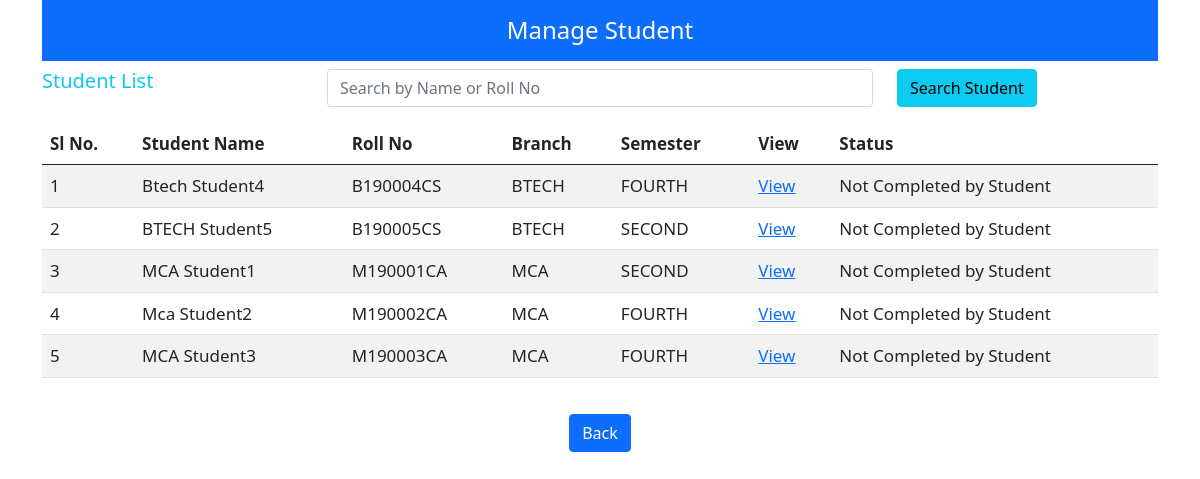
The app's page /stu-manage.php with its own data.
### tables this page shows
CREATE TABLE `sturegister` (
  `name` varchar(255) NOT NULL,
  `mail` varchar(255) NOT NULL,
  `rollno` varchar(255) NOT NULL,
  `branch` varchar(255) NOT NULL,
  `semester` varchar(255) NOT NULL,
  `contact` varchar(255) NOT NULL,
  `password` varchar(255) NOT NULL
);

### stu-manage.php (the view, shortened to what this page needs)
<!DOCTYPE html>
<html>
<head>
	<link href="https://cdn.jsdelivr.net/npm/bootstrap@5.0.0-beta3/dist/css/bootstrap.min.css" rel="stylesheet">
</head>
<body>
	<?php
	include 'dbcon.php';
	?>
<div class="container">
<h4 class="p-3 mb-2 bg-primary text-white" style="text-align: center; padding-top: 10px">Manage Student</h4>
 <form class="row g-4" method="post" action="<?php echo htmlspecialchars($_SERVER["PHP_SELF"]);?>">
  <div class="col-3">
   <h5 class="text-info">Student List</h5>
  </div>
  <div class="col-6">
    <input type="text" class="form-control" name="search-text" placeholder="Search by Name or Roll No">
  </div>
  <div class="col-3">
    <button type="submit" name="search" class="btn btn-info mb-3">Search Student</button>
  </div>
</form>
<table class="table table-striped" style="font-size: 17px;">
	<thead>
	<tr>
		<th scope="col">Sl No.</th>
		<th scope="col">Student Name</th>
		<th scope="col">Roll No</th>
		<th scope="col">Branch</th>
		<th scope="col">Semester</th>
		<th scope="col">View</th>
		<th scope="col">Status</th>
	</tr>
</thead>
	<?php
	$query = "select * from sturegister" ;
	$iquery = mysqli_query($con,$query);
	$i=1;
	while ($row = $iquery->fetch_assoc()){
		$rollno = $row['rollno'];
		$q0 = "SELECT `rollno` FROM `enroll` WHERE `enroll`.`rollno` = '$rollno' ";
		$iq0 = mysqli_query($con, $q0);
		$num0 = mysqli_num_rows($iq0);
		$q1 = "SELECT `rollno` FROM `enroll` WHERE `enroll`.`rollno` = '$rollno' AND `enroll`.`status` = 'Accepted' ";
		$iq1 = mysqli_query($con, $q1);
		$num1 = mysqli_num_rows($iq1);
		$q2 = "SELECT `rollno` FROM `enroll` WHERE `enroll`.`rollno` = '$rollno' AND `enroll`.`status` = 'Rejected' ";
		$iq2 = mysqli_query($con, $q2);
		$num2 = mysqli_num_rows($iq2);
		if($num1 == $num0 && $num0 > 0){
			$value = 'Accepted';
		}
		else if($num2 == $num0 && $num0 > 0){
			$value = 'Rejected';
		}
		else if($num1 < $num0 && $num0 > 0){
			$value = 'Partially Accepted';
		}
		else if($num0 == 0){
			$value = 'Not Completed by Student';
		}else{
			$value = 'Pending';
		}
		echo "<tr>
		<td>".$i."</td>
		<td>".$row['name']."</td>
		<td>".$row['rollno']."</td>
		<td>".$row['branch']."</td>
		<td>".$row['semester']."</td>
		<td><a href='http://localhost/elective_management/admin-view.php?sid=".$row['rollno']."' <button>View</button></td>
		<td>".$value."</td>
	</tr>";
	$i++;
	}
	?>
</table>
<div style="text-align: center; padding-top: 20px">
		<a href="admin-board.php"><button class="btn btn-primary">Back</button> </a>
	</div>
</div>
</body>
</html>

### records on screen
sturegister: name "Btech Student4", rollno "B190004CS", branch "BTECH", semester "FOURTH", value "Not Completed by Student"
sturegister: name "BTECH Student5", rollno "B190005CS", branch "BTECH", semester "SECOND", value "Not Completed by Student"
sturegister: name "MCA Student1", rollno "M190001CA", branch "MCA", semester "SECOND", value "Not Completed by Student"
sturegister: name "Mca Student2", rollno "M190002CA", branch "MCA", semester "FOURTH", value "Not Completed by Student"
sturegister: name "MCA Student3", rollno "M190003CA", branch "MCA", semester "FOURTH", value "Not Completed by Student"
